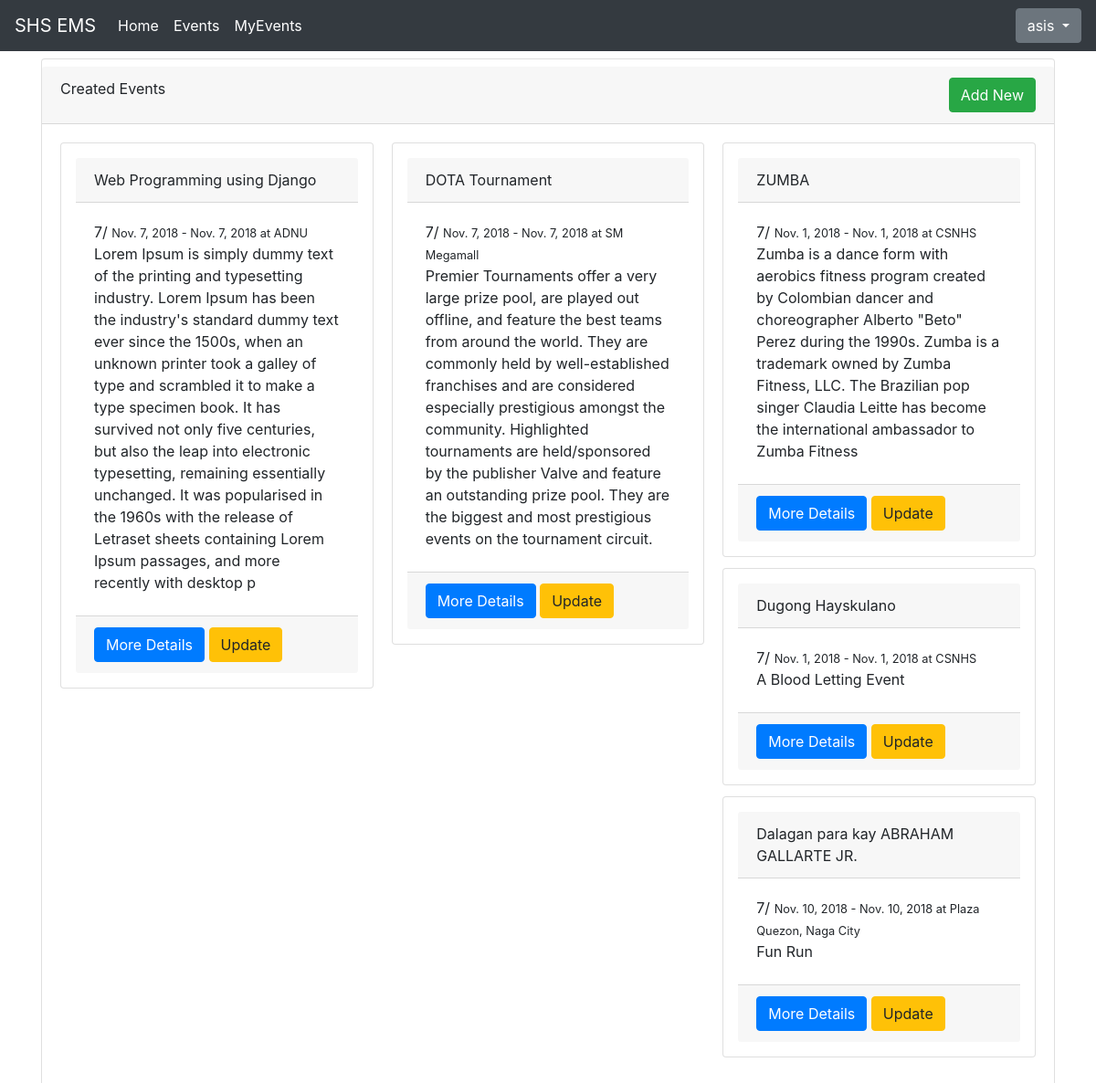
Screenshot of /events/my/ (signed in) with the database file from the repository.
### users/models.py (models this page shows, shortened)
class Participant(AbstractUser):
    contact_number = models.CharField("Contact Number", max_length = 50)

### events/models.py (models this page shows, shortened)
class Event(models.Model):
    name = models.CharField("Name of Event", max_length = 100, default = "")
    description = models.TextField("Description", max_length = 2000, blank = True)
    max_slots = models.IntegerField("Max Slots", blank = True, null = True)
    date_from = models.DateField("Start Date")
    date_to = models.DateField("End Date")
    time_from = models.TimeField("Start Time")
    time_to = models.TimeField("End Time")
    venue = models.CharField("Venue", max_length = 100)
    date_created = models.DateTimeField("Date Created", auto_now_add = True)
    creator = models.ForeignKey(to="users.Participant", on_delete = models.CASCADE)

### events/views.py (the view)
# urls.py: path("events/my/", MyEventListView.as_view(), name="myevent_list"),
class MyEventListView(ListView):
    model = Event
    template_name = "myevent_list.html"
    context_object_name = "event_list"
    def get_queryset(self):
        qs = super().get_queryset()
        return qs.filter(creator = self.request.user)

### templates/myevent_list.html (shortened to what this page needs)
{% extends "base.html" %}
{% block content %}
<div class="list-group">
    <div class="card mt-2">
            <div class="card-header mt-2">
              Created Events
              <a href = "{% url 'event_create' %}"
                    class = "btn btn-success float-right">
                    Add New
                </a>
            </div>
             <div class="card-body">
                <div class="card-columns">
                    {% for event in event_list %}
                        <div class="card p-3">
                            <div class="card-header">
                                        {{ event.name }}
                        </div>
                            <div class="card-body">7/
                                <small>{{ event.date_from }} -
                                       {{ event.date_to }} at
                                       {{ event.venue }}
                                </small>
                                <p class="mb-1">{{ event.description | slice:":500"}}</p>
                            </div>
                            <div class="card-footer">
                                <a href="{% url 'event_detail' event.pk %}"
                                class = "btn btn-primary">
                                More Details
                                </a>
                                <a href="{% url 'event_update' event.pk %}"
                                class = "btn btn-warning">
                                Update
                                </a>
                            </div>
                        </div>
            {% endfor %}
        </div>
    </div>
</div>
{% endblock %}

### templates/base.html (shortened to what this page needs)
<!doctype html>
<html lang="en">
  <head>
    <link rel="stylesheet" href="https://stackpath.bootstrapcdn.com/bootstrap/4.1.3/css/bootstrap.min.css">
  </head>
  <body>
        <nav class="navbar navbar-expand-lg navbar-dark bg-dark">
                <a class="navbar-brand" href="{% url 'home' %}">SHS EMS</a>
                <div class="collapse navbar-collapse" id="navbarSupportedContent">
                  <ul class="navbar-nav mr-auto">
                    <li class="nav-item active">
                      <a class="nav-link" href="{% url 'home' %}">Home <span class="sr-only">(current)</span></a>
                    </li>
                    <li class="nav-item active">
                      <a class="nav-link" href="{% url 'event_list' %}">Events</a>
                      {% if user.is_authenticated %}
                      <li class="nav-item active">
                        <a class="nav-link" href="{% url 'myevent_list' %}">MyEvents</a>
                        </li>
                    </li>
                    {% endif%}
                  </ul>
                  {% if user.is_authenticated %}
                     <div class="btn-group">
                        <button type="button" class="btn btn-secondary dropdown-toggle" data-toggle="dropdown" aria-haspopup="true" aria-expanded="false">
                          {{ user.username }}
                        </button>
                      </div>
                  {% else %}
                     <a href = "{% url 'login' %}"><button type="button" class="btn btn-primary">Login</button></a>
                     <a href = "{% url 'signup' %}"><button type="button" class="btn btn-success mx-2">Sign Up</button></a>
                  {% endif %}
                </div>
              </nav>
    <div class="container">
        {% block content %}
        {% endblock %}
    </div>
  </body>
</html>

### rows the page displays
Participant: username "asis"
Event: name "Web Programming using Django", date_from "Nov. 7, 2018", date_to "Nov. 7, 2018", venue "ADNU", description "Lorem Ipsum is simply dummy text of the printing and typesetting industry. Lorem Ipsum has been the industry's standard dummy text ever since the 1500s, when an unknown printer took a galley of type and scrambled it to make a type specimen book. It has survived not only five centuries, but also the leap into electronic typesetting, remaining essentially unchanged. It was popularised in the 1960s with the release of Letraset sheets containing Lorem Ipsum passages, and more recently with desktop p"
Event: name "DOTA Tournament", date_from "Nov. 7, 2018", date_to "Nov. 7, 2018", venue "SM Megamall", description "Premier Tournaments offer a very large prize pool, are played out offline, and feature the best teams from around the world. They are commonly held by well-established franchises and are considered especially prestigious amongst the community. Highlighted tournaments are held/sponsored by the publisher Valve and feature an outstanding prize pool. They are the biggest and most prestigious events on the tournament circuit."
Event: name "ZUMBA", date_from "Nov. 1, 2018", date_to "Nov. 1, 2018", venue "CSNHS", description "Zumba is a dance form with aerobics fitness program created by Colombian dancer and choreographer Alberto \"Beto\" Perez during the 1990s. Zumba is a trademark owned by Zumba Fitness, LLC. The Brazilian pop singer Claudia Leitte has become the international ambassador to Zumba Fitness"
Event: name "Dugong Hayskulano", date_from "Nov. 1, 2018", date_to "Nov. 1, 2018", venue "CSNHS", description "A Blood Letting Event"
Event: name "Dalagan para kay ABRAHAM GALLARTE JR.", date_from "Nov. 10, 2018", date_to "Nov. 10, 2018", venue "Plaza Quezon, Naga City", description "Fun Run"
